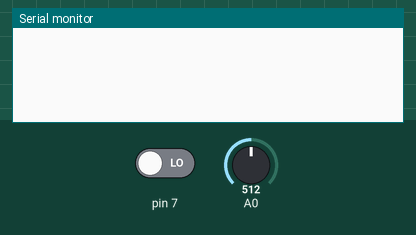
Recording of a sketch running on a simulated Arduino Uno, built with avr-gcc and run on an emulated ATmega328P. Shown: the last lines printed to the serial monitor. The test bench sets the inputs (shaded band); at power-on: pin 7 LOW, A0 = 512.

Above: at 1.2 s.
1.3 s: pin 7 driven HIGH
At 1.41 s:
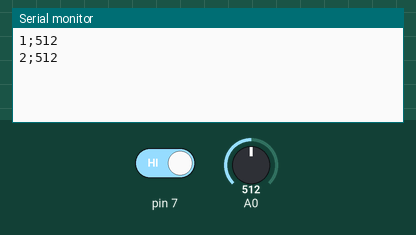
2.9 s: A0 set to 716
At 2.91 s:
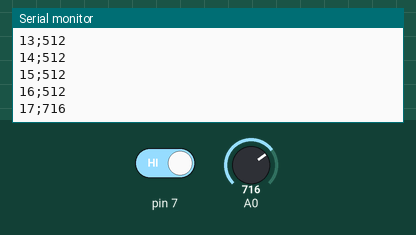
4.4 s: A0 set to 900
At 4.42 s:
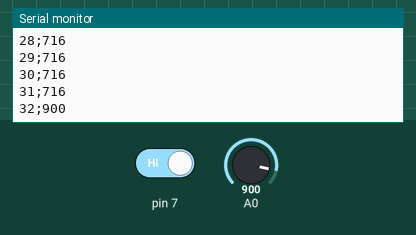
Timing chart, 0 to 7.4 s (numbered marks = the images above; inputs shaded):
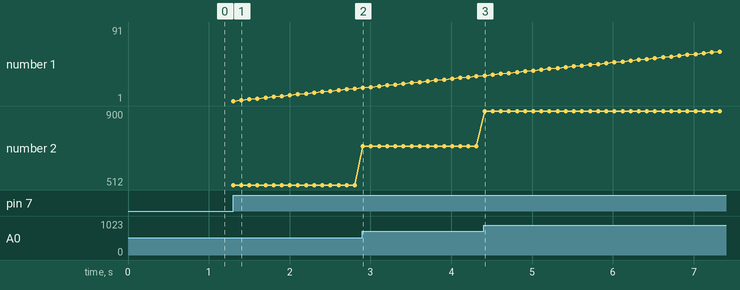

Measured:
- after the input at 1.3 s, the serial monitor: prints a new line at once (image 1)
- after the input at 2.9 s, the serial monitor: prints a new line at once (image 2)
- plotted number 2: 512 → 716 after the input at 2.9 s

The sketch:

leggi_Seriale.ino
```cpp
int sensorValue1;
int diff;
bool pressed;
void setup() {
  // initialize serial communication at 9600 bits per second:
  Serial.begin(9600);
  sensorValue1=1;
  diff=1;
  pressed=false;
}

// the loop routine runs over and over again forever:
void loop() {
  // read the input on analog pin 0:
  int button = digitalRead(7);

  if(button==1){
    pressed=true;
  }
  if(pressed){
 // print out the value you read:
  int sensorValue = analogRead(A0);
  Serial.print(sensorValue1);
  Serial.print(";");
  Serial.println(sensorValue);
  sensorValue1+=diff;
  if(sensorValue1>90){
    diff=-1;
  }
  if(sensorValue1<= 0){
    diff=1;
    pressed=false;
  }
  delay(100);
  }
}
```
